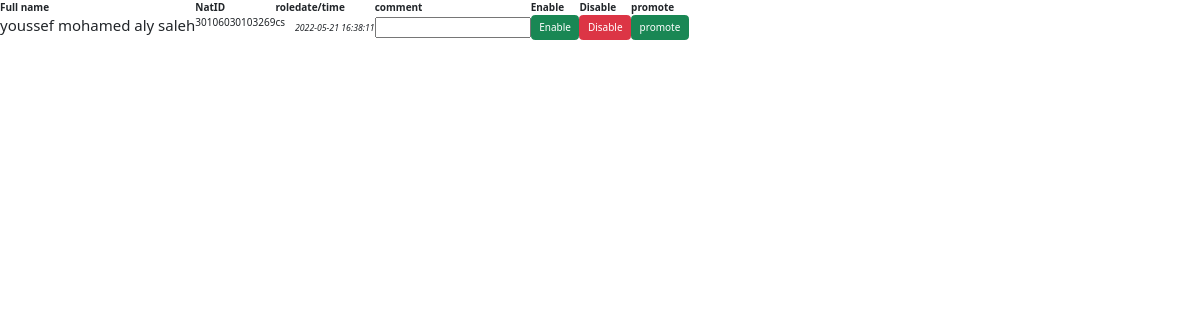
The app's page /css.php with its own data.
### tables this page shows
CREATE TABLE `users` (
  `Full Name` varchar(100) NOT NULL,
  `Email` varchar(100) NOT NULL,
  `Password` varchar(100) NOT NULL,
  `natid` varchar(14) NOT NULL,
  `phone_num` varchar(11) DEFAULT NULL,
  `address` varchar(50) DEFAULT NULL,
  `postal_code` varchar(7) DEFAULT NULL,
  `country` varchar(30) NOT NULL,
  `passport_num` varchar(25) NOT NULL,
  `nationality` varchar(30) NOT NULL,
  `role` varchar(20) NOT NULL DEFAULT 'user',
  `cs_status` tinyint(1) DEFAULT NULL,
  `cs_comment` varchar(100) NOT NULL,
  `status` tinyint(4) DEFAULT NULL,
  `date_time` datetime NOT NULL DEFAULT current_timestamp()
);

### css.php (the view, shortened to what this page needs)
<!DOCTYPE html>
<html lang="en">
        <link rel="stylesheet"
href="https://maxcdn.bootstrapcdn.com/bootstrap/3.4.1/css/bootstrap.min.css">
<link href="https://cdn.jsdelivr.net/npm/bootstrap@5.2.0-beta1/dist/css/bootstrap.min.css" rel="stylesheet">
<head>
</head>
<body>
<?php
$servername = "localhost";
$username = "root";
$password = "";
$dbname = "egway";
$conn = new mysqli($servername, $username, $password, $dbname);
$type=$_POST['i'];
if($type==3){
    $query= "SELECT * FROM `users` WHERE `role` = 'cs' ";
}else{
    $query= "SELECT * FROM `users` WHERE `role` = 'cs' AND `cs_status` = '$type' ";
}
$result= $conn->query($query);
$req_count=mysqli_num_rows($result);
if($req_count>0){
    ?>
    <table>
   <tr>
<th>Full name</th>
<th>NatID</th>
<th>role</th>
<th>date/time</th>
<th>comment</th>
<th>Enable</th>
<th>Disable</th>
<th>promote</th>
    </tr>
    <?php
    $counter =0;
    while($row = $result->fetch_assoc()){
        ?>
    <tr id="<?php echo $row["natid"] ;?>">
    <td> <h4 ><?php echo $row['Full Name'] ?></h4> </td>
      <td> <p ><?php echo $row['natid'] ?></p> </td>
      <td><p ><?php echo $row['role'] ?></p> </td>
      <td>   <small><i><?php echo $row['date_time'] ?></i></small>  </td>
<td>    <input type = "text" id="<?php echo $counter; ?>">  </input>                        </td>
     <td>   <button type="button" class="btn btn-success" value="<?php echo $row["natid"] ;?>" onclick=accept() >Enable</button> </td>
     <td>   <button type="button" class="btn btn-danger"  value="<?php echo $row["natid"] ;?>" onclick=reject(<?php echo $counter; ?>) >Disable</button> </td>
     <td>   <button type="button" class="btn btn-success" value="<?php echo $row["natid"] ;?>" onclick=promote() >promote</button> </td>
    </tr>
<?php
$counter+=1;
    } ?>
</table>
<?php
}else{
    echo "No Pending Requests.";
}
?>
</body>
</html>

### records on screen
users: Full Name "youssef mohamed aly saleh", natid "30106030103269", role "cs", date_time "2022-05-21 16:38:11"
